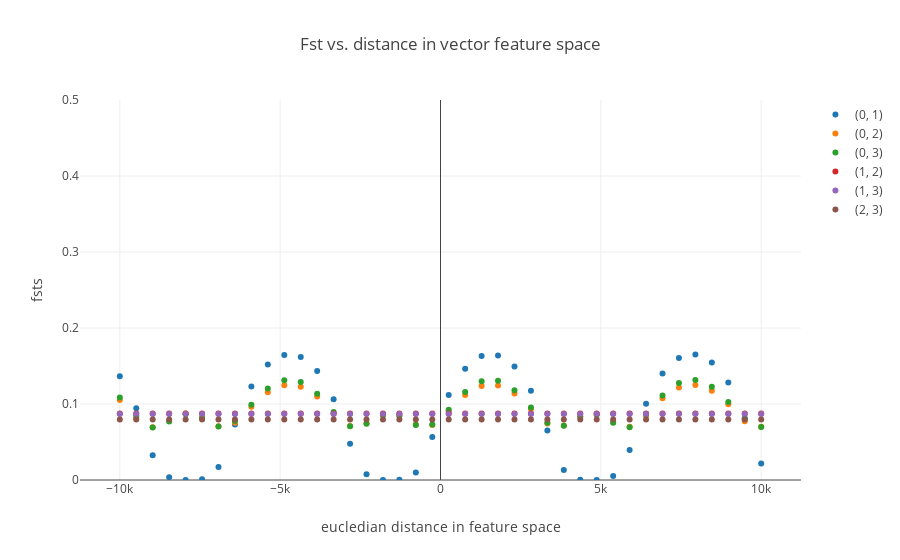

Source (notebook cell):
### Code cell
### Check that we got what we wanted.

plot_GenFst(Fst_windows,Npops,1)
